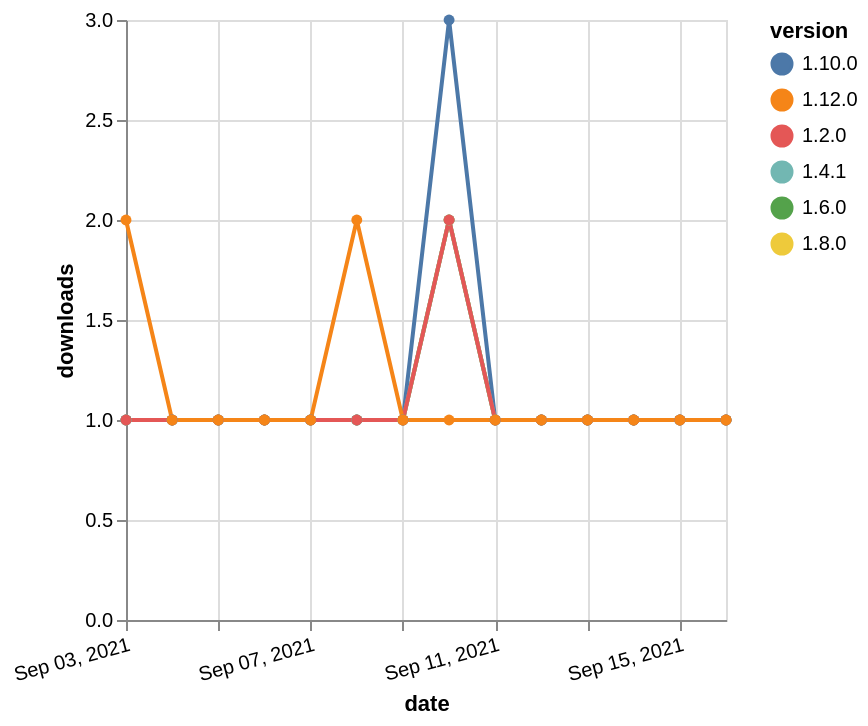

Express this chart as Vega-Lite.
### Vega-Lite specification from a JSON file in a GitHub repository (floating-point values rounded to 4 significant figures)
{"$schema": "https://vega.github.io/schema/vega-lite/v5.json", "description": "A simple bar chart with embedded data.", "data": {"values": [{"date": "2021-09-03", "total": 164, "delta": 1, "version": "1.6.0"}, {"date": "2021-09-04", "total": 165, "delta": 1, "version": "1.6.0"}, {"date": "2021-09-05", "total": 166, "delta": 1, "version": "1.6.0"}, {"date": "2021-09-06", "total": 167, "delta": 1, "version": "1.6.0"}, {"date": "2021-09-07", "total": 168, "delta": 1, "version": "1.6.0"}, {"date": "2021-09-08", "total": 169, "delta": 1, "version": "1.6.0"}, {"date": "2021-09-09", "total": 170, "delta": 1, "version": "1.6.0"}, {"date": "2021-09-10", "total": 172, "delta": 2, "version": "1.6.0"}, {"date": "2021-09-11", "total": 173, "delta": 1, "version": "1.6.0"}, {"date": "2021-09-12", "total": 174, "delta": 1, "version": "1.6.0"}, {"date": "2021-09-13", "total": 175, "delta": 1, "version": "1.6.0"}, {"date": "2021-09-14", "total": 176, "delta": 1, "version": "1.6.0"}, {"date": "2021-09-15", "total": 177, "delta": 1, "version": "1.6.0"}, {"date": "2021-09-16", "total": 178, "delta": 1, "version": "1.6.0"}, {"date": "2021-09-03", "total": 148, "delta": 1, "version": "1.8.0"}, {"date": "2021-09-04", "total": 149, "delta": 1, "version": "1.8.0"}, {"date": "2021-09-05", "total": 150, "delta": 1, "version": "1.8.0"}, {"date": "2021-09-06", "total": 151, "delta": 1, "version": "1.8.0"}, {"date": "2021-09-07", "total": 152, "delta": 1, "version": "1.8.0"}, {"date": "2021-09-08", "total": 153, "delta": 1, "version": "1.8.0"}, {"date": "2021-09-09", "total": 154, "delta": 1, "version": "1.8.0"}, {"date": "2021-09-10", "total": 156, "delta": 2, "version": "1.8.0"}, {"date": "2021-09-11", "total": 157, "delta": 1, "version": "1.8.0"}, {"date": "2021-09-12", "total": 158, "delta": 1, "version": "1.8.0"}, {"date": "2021-09-13", "total": 159, "delta": 1, "version": "1.8.0"}, {"date": "2021-09-14", "total": 160, "delta": 1, "version": "1.8.0"}, {"date": "2021-09-15", "total": 161, "delta": 1, "version": "1.8.0"}, {"date": "2021-09-16", "total": 162, "delta": 1, "version": "1.8.0"}, {"date": "2021-09-03", "total": 162, "delta": 1, "version": "1.10.0"}, {"date": "2021-09-04", "total": 163, "delta": 1, "version": "1.10.0"}, {"date": "2021-09-05", "total": 164, "delta": 1, "version": "1.10.0"}, {"date": "2021-09-06", "total": 165, "delta": 1, "version": "1.10.0"}, {"date": "2021-09-07", "total": 166, "delta": 1, "version": "1.10.0"}, {"date": "2021-09-08", "total": 167, "delta": 1, "version": "1.10.0"}, {"date": "2021-09-09", "total": 168, "delta": 1, "version": "1.10.0"}, {"date": "2021-09-10", "total": 171, "delta": 3, "version": "1.10.0"}, {"date": "2021-09-11", "total": 172, "delta": 1, "version": "1.10.0"}, {"date": "2021-09-12", "total": 173, "delta": 1, "version": "1.10.0"}, {"date": "2021-09-13", "total": 174, "delta": 1, "version": "1.10.0"}, {"date": "2021-09-14", "total": 175, "delta": 1, "version": "1.10.0"}, {"date": "2021-09-15", "total": 176, "delta": 1, "version": "1.10.0"}, {"date": "2021-09-16", "total": 177, "delta": 1, "version": "1.10.0"}, {"date": "2021-09-03", "total": 174, "delta": 1, "version": "1.4.1"}, {"date": "2021-09-04", "total": 175, "delta": 1, "version": "1.4.1"}, {"date": "2021-09-05", "total": 176, "delta": 1, "version": "1.4.1"}, {"date": "2021-09-06", "total": 177, "delta": 1, "version": "1.4.1"}, {"date": "2021-09-07", "total": 178, "delta": 1, "version": "1.4.1"}, {"date": "2021-09-08", "total": 179, "delta": 1, "version": "1.4.1"}, {"date": "2021-09-09", "total": 180, "delta": 1, "version": "1.4.1"}, {"date": "2021-09-10", "total": 182, "delta": 2, "version": "1.4.1"}, {"date": "2021-09-11", "total": 183, "delta": 1, "version": "1.4.1"}, {"date": "2021-09-12", "total": 184, "delta": 1, "version": "1.4.1"}, {"date": "2021-09-13", "total": 185, "delta": 1, "version": "1.4.1"}, {"date": "2021-09-14", "total": 186, "delta": 1, "version": "1.4.1"}, {"date": "2021-09-15", "total": 187, "delta": 1, "version": "1.4.1"}, {"date": "2021-09-16", "total": 188, "delta": 1, "version": "1.4.1"}, {"date": "2021-09-03", "total": 237, "delta": 1, "version": "1.2.0"}, {"date": "2021-09-04", "total": 238, "delta": 1, "version": "1.2.0"}, {"date": "2021-09-05", "total": 239, "delta": 1, "version": "1.2.0"}, {"date": "2021-09-06", "total": 240, "delta": 1, "version": "1.2.0"}, {"date": "2021-09-07", "total": 241, "delta": 1, "version": "1.2.0"}, {"date": "2021-09-08", "total": 242, "delta": 1, "version": "1.2.0"}, {"date": "2021-09-09", "total": 243, "delta": 1, "version": "1.2.0"}, {"date": "2021-09-10", "total": 245, "delta": 2, "version": "1.2.0"}, {"date": "2021-09-11", "total": 246, "delta": 1, "version": "1.2.0"}, {"date": "2021-09-12", "total": 247, "delta": 1, "version": "1.2.0"}, {"date": "2021-09-13", "total": 248, "delta": 1, "version": "1.2.0"}, {"date": "2021-09-14", "total": 249, "delta": 1, "version": "1.2.0"}, {"date": "2021-09-15", "total": 250, "delta": 1, "version": "1.2.0"}, {"date": "2021-09-16", "total": 251, "delta": 1, "version": "1.2.0"}, {"date": "2021-09-03", "total": 118, "delta": 2, "version": "1.12.0"}, {"date": "2021-09-04", "total": 119, "delta": 1, "version": "1.12.0"}, {"date": "2021-09-05", "total": 120, "delta": 1, "version": "1.12.0"}, {"date": "2021-09-06", "total": 121, "delta": 1, "version": "1.12.0"}, {"date": "2021-09-07", "total": 122, "delta": 1, "version": "1.12.0"}, {"date": "2021-09-08", "total": 124, "delta": 2, "version": "1.12.0"}, {"date": "2021-09-09", "total": 125, "delta": 1, "version": "1.12.0"}, {"date": "2021-09-10", "total": 126, "delta": 1, "version": "1.12.0"}, {"date": "2021-09-11", "total": 127, "delta": 1, "version": "1.12.0"}, {"date": "2021-09-12", "total": 128, "delta": 1, "version": "1.12.0"}, {"date": "2021-09-13", "total": 129, "delta": 1, "version": "1.12.0"}, {"date": "2021-09-14", "total": 130, "delta": 1, "version": "1.12.0"}, {"date": "2021-09-15", "total": 131, "delta": 1, "version": "1.12.0"}, {"date": "2021-09-16", "total": 132, "delta": 1, "version": "1.12.0"}]}, "width": "container", "mark": {"type": "line", "point": {"filled": true}}, "encoding": {"x": {"field": "date", "type": "temporal", "timeUnit": "yearmonthdate", "title": "date", "axis": {"labelAngle": -15}}, "y": {"field": "delta", "type": "quantitative", "title": "downloads"}, "color": {"field": "version", "type": "nominal"}, "tooltip": {"field": "delta"}}}
